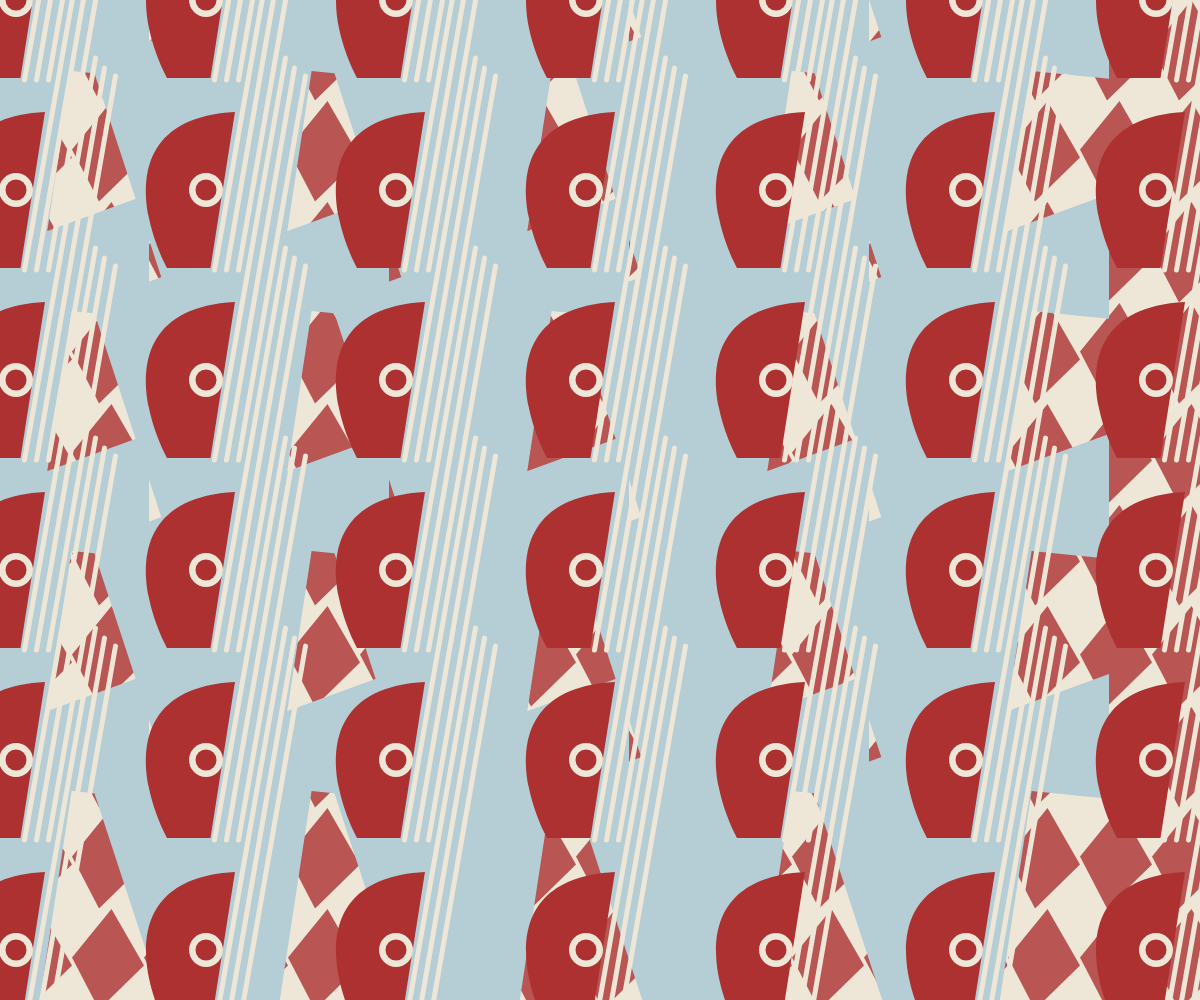
Frame 1 (no input)
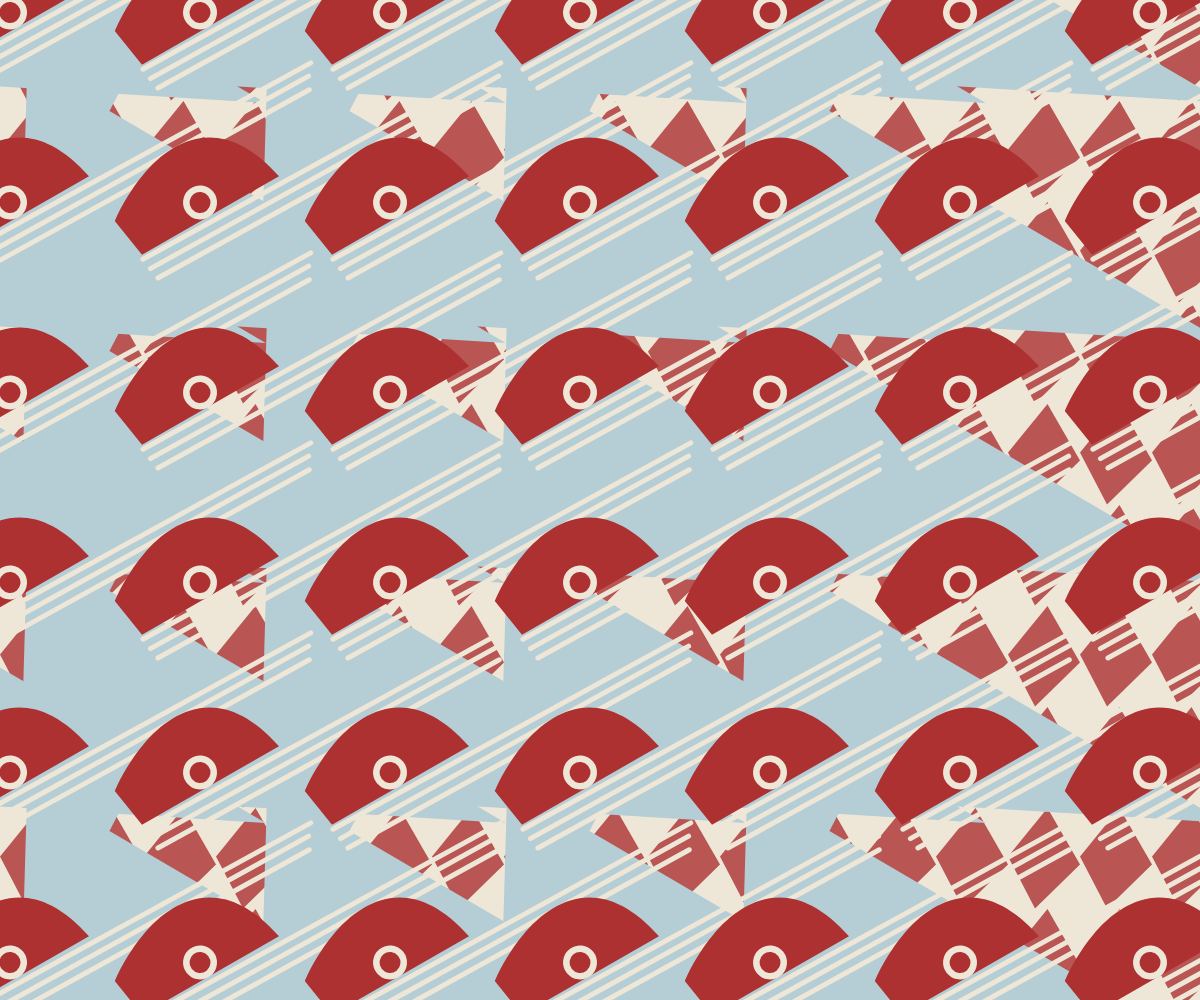
Frame 60 (no input)
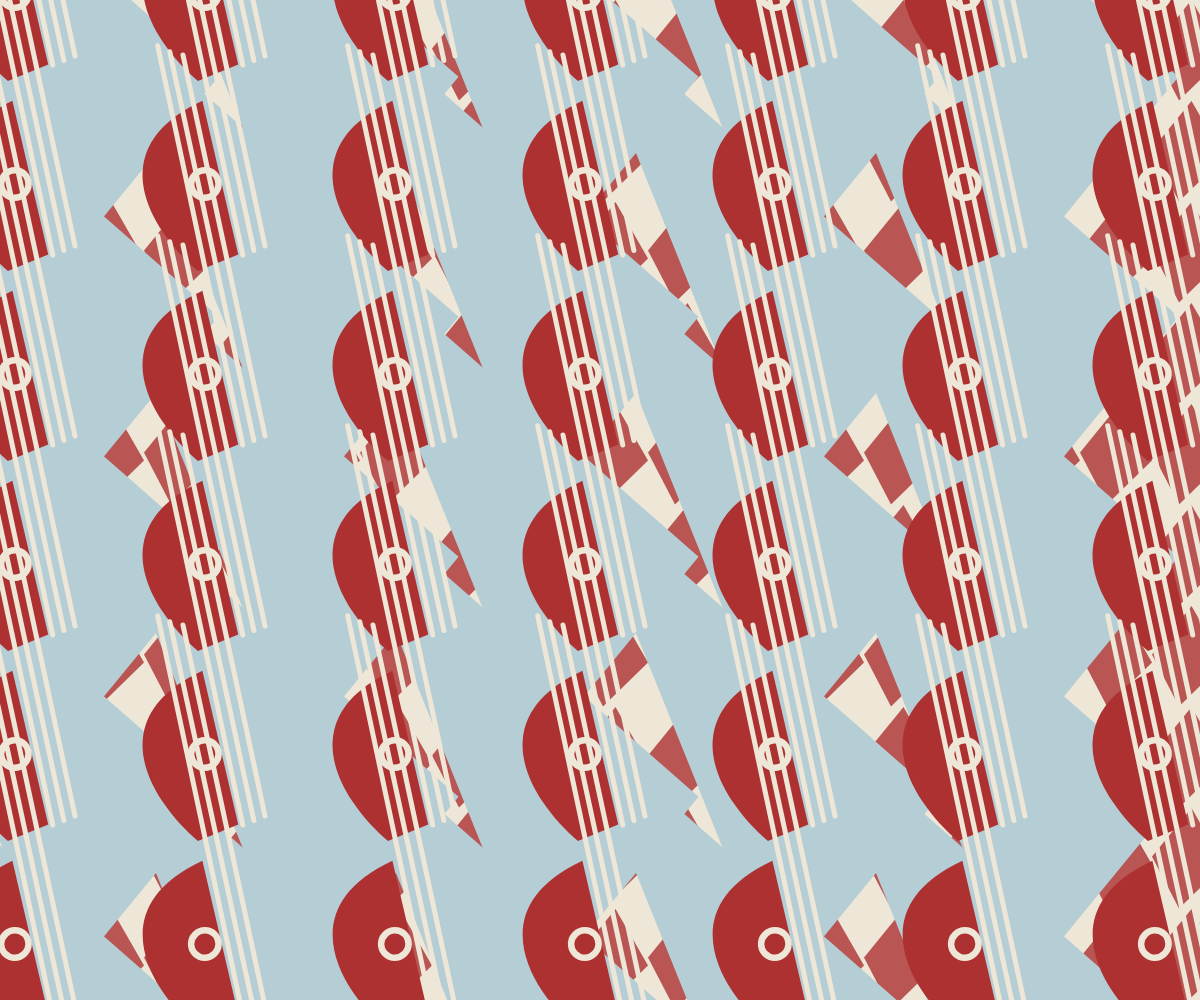
Frame 120 (the mouse pressed at the canvas centre since frame 60)

The p5.js sketch that drew these frames (run headless with seeded random() and noise() and a simulated clock; from frame 60 on, the mouse is pressed at the canvas centre):

// p5.js sketch
// ── sketch.js
let rad1 = 0;
let rad2 = 0;
let steps = 0;
let dir = 1;
let incr = 1;

function setup() {
  createCanvas(windowWidth, windowHeight);
}

function draw() {
  background('#EEE7D7');
  noStroke();

  for (let x = 0; x < width; x += 72) {
    for (let y = 0; y < height; y += 101) {
      push();
      translate(x, y);
      fill('#AD3131cc');
      beginShape();
      vertex(0, 48.5);
      vertex(39.5, 0);
      vertex(72, 56.5);
      vertex(27, 100.5);
      endShape(CLOSE);
      pop();
    }
  }

  for (let x = 0; x < width; x += 240) {
    for (let y = 0; y < height; y += 240) {
      push();
      translate(x, y);
      rotate(rad2);
      fill('#B5CDD5');
      beginShape();
      vertex(-149, -177.36);
      vertex(149, -286);
      vertex(149, -161.19);
      vertex(71.6, -168.95);
      vertex(2.58, 285);
      endShape(CLOSE);
      pop();
    }
  }

  for (let x = 0; x < width; x += 190) {
    for (let y = 0; y < height; y += 190) {
      push();
      translate(x, y);
      rotate(rad1);
      fill('#AD3131');
      beginShape();
      vertex(-23.03, 78);
      vertex(20.47, 78);
      vertex(44.97, -78);
      bezierVertex(-39.06, -73.68, -50.84, -20.46, -41.15, 27.5);
      bezierVertex(-37.37, 46.21, -30.33, 64.11, -23.03, 78);
      endShape();
      fill('#EEE7D7');
      ellipse(-1 + 17, -17 + 17, 34); 
      fill('#AD3131');
      ellipse(-1 + 17, -17 + 17, 21);
      noFill();
      stroke('#EEE7D7');
      strokeWeight(5);
      line(24.49, 80.09, 95.49, -321.91);
      line(36.49, 80.09, 104.49, -311.91);
      line(48.49, 80.09, 115.49, -303.91);
      pop();
    }
  }

  let n = norm(steps, 0, 100);
  let st = easeInCubic(n);

  rad1 += (PI / 360) * st * 35;
  rad2 -= (PI / 270) * st * 35;

  steps += incr * dir;
  if (steps < 0 || steps > 100) {
    dir *= (-1);
  }
}

function easeInCubic(x) {
  return x * x * x;
}
